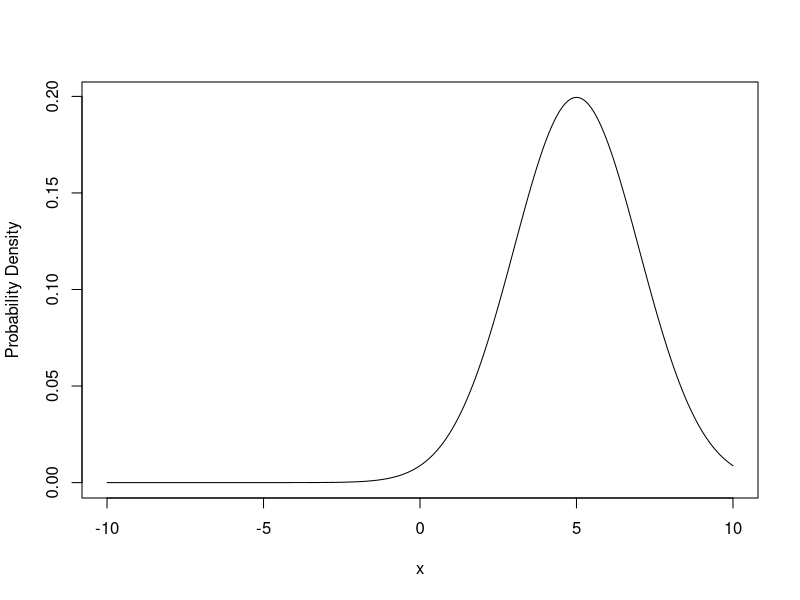

Generate this figure with R:
# Define a probability density function for a normal distribution with mean 5 and standard deviation 2
normal_pdf <- function(x) {
  1 / (2 * pi * 2^2)^0.5 * exp(-0.5 * ((x - 5) / 2)^2)
}

# Evaluate the probability density function at x = 3
normal_pdf(3)

# Plot the probability density function over a range of x values
x <- seq(-10, 10, by = 0.01)
y <- normal_pdf(x)
plot(x, y, type = "l", xlab = "x", ylab = "Probability Density")
